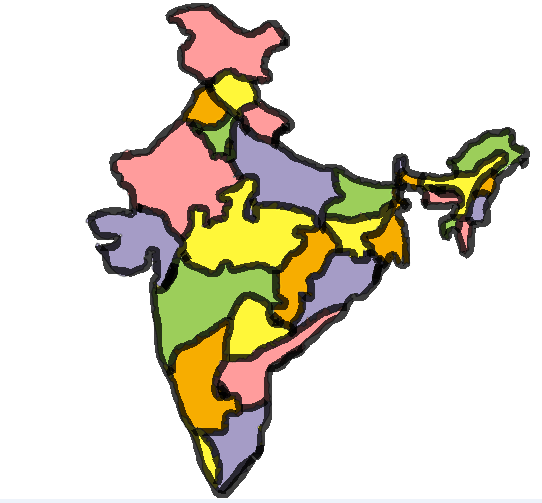
#> input picture DD/IP/TEMPLATES/Session 3/map.png, 542 x 503 px
$ python drawContours.py
#> lines starting #> are read from the running program, lines starting #| are printed output that depends on the picture; after the words box and inside, x2 and y2 are one past the last pixel; in counts of white or black regions, pixels touching at a corner belong together

############################################
## PROJECT CELL
## Image Processing Workshop
############################################
## Import OpenCV
import numpy
import cv2
############################################

####Read the image
img = cv2.imread('map.png')
#> img is the input picture: shape (503, 542, 3); mean B, G, R 201.3, 215.6, 221.9

####Do the processing
gray = cv2.cvtColor(img,cv2.COLOR_BGR2GRAY)
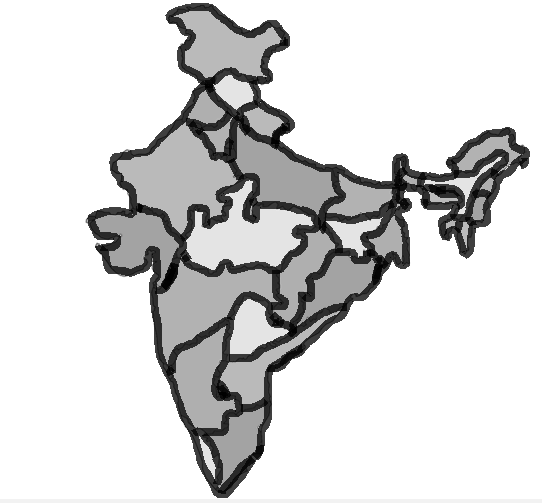
#> gray: shape (503, 542); min 0, max 255, mean 215.8
ret, thresh = cv2.threshold(gray,170,255,0)
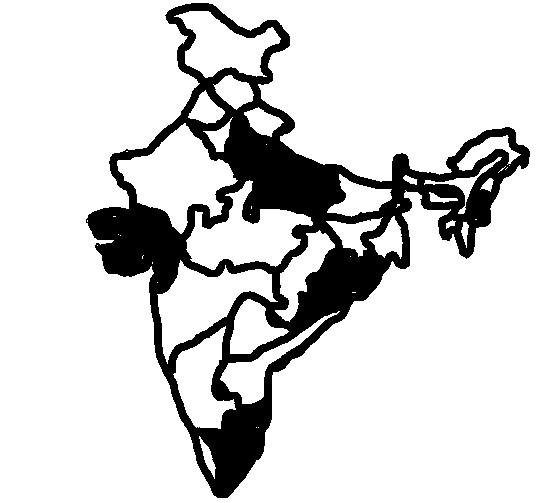
#> thresh: shape (503, 542); 83.3% white; 1 black region, box (x1, y1, x2, y2) and area: (86, 3, 530, 498) 45621

####Find the contours
#contours,hierarchy = cv2.findContours(thresh,cv2.RETR_TREE,cv2.CHAIN_APPROX_SIMPLE)

####draw the contours
#> (the run stopped early here; a loop or call above may not have finished)
